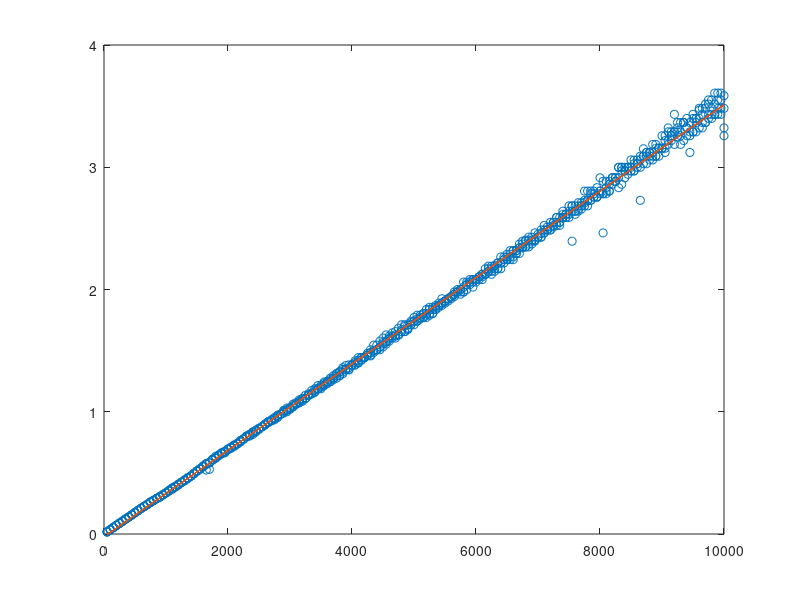

Reproduce this figure in MATLAB. (Note: this script raises an error after producing the figure.)
addpath('../../scripts/octave');
destdir = "../../../latex/images";
relImgDir = "images";

b = load("boxnum1.csv");
b = [b;load("boxnum2.csv")];
b = [b;load("boxnum3.csv")];
b = [b;load("boxnum4.csv")];

npart = b(:,1);
nbox = b(:,2) .^ 3;
ips = b(:,3);

msPerIter = 1000 ./ ips;

fit = polyfit(npart, msPerIter, 1);
plot(npart, msPerIter, "o", npart, polyval(fit, npart));
axis([0,1,0,4],'autox');

name='linearComplexity';
ylabrule='0.3cm';
xlab='Number of particles ($n$)';
ylab='Milliseconds per iteration';
width='700';
height='500';
makeGraph(name,destdir,relImgDir,xlab,ylab,ylabrule,width,height);


plot(npart, nbox, "o");

name='idealNbox';
ylabrule='0.3cm';
xlab='Number of particles ($n$)';
ylab='Ideal number of boxes';
width='700';
height='500';
makeGraph(name,destdir,relImgDir,xlab,ylab,ylabrule,width,height);


